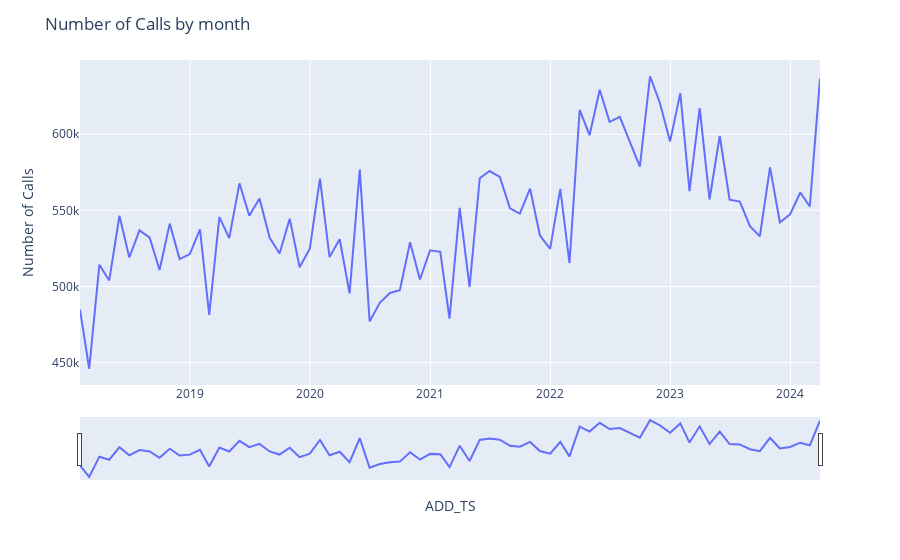

The code cell stored with this chart in its notebook:
### Code cell
#Monthly Plot
fig = px.line(monthly_df, x=monthly_df.index, y=monthly_df.num_calls)

# axis labels and title
fig.update_layout(
    yaxis_title="Number of Calls", 
    legend_title="", 
    title="Number of Calls by month"
)

# activate slider
fig.update_xaxes(rangeslider_visible=True)

fig.show()
